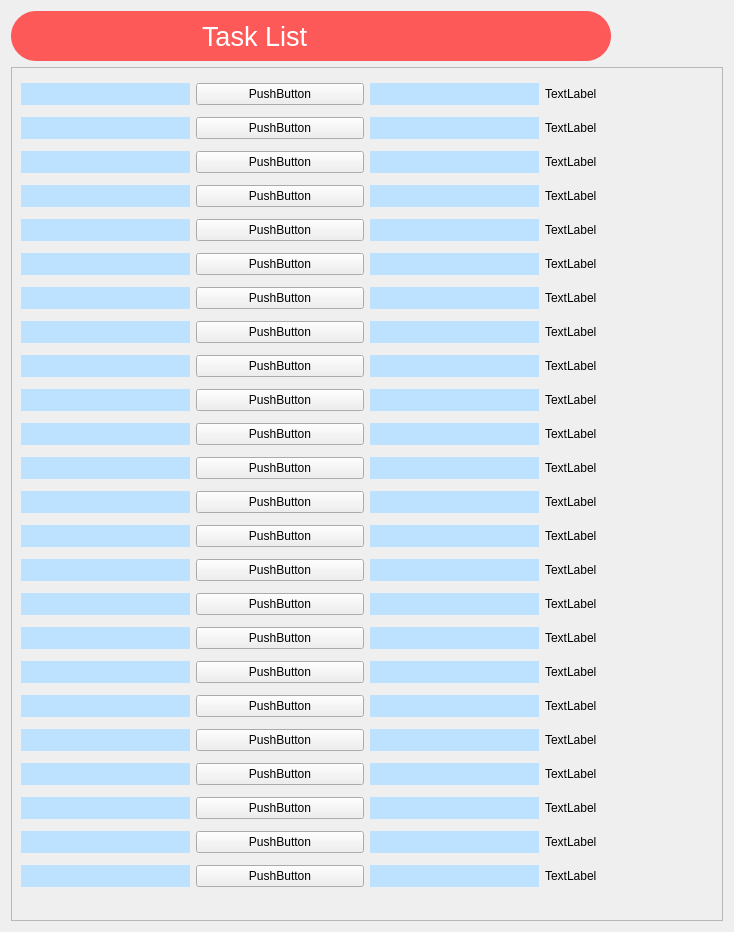
<?xml version="1.0" encoding="UTF-8"?>
<ui version="4.0">
 <class>Form</class>
 <widget class="QWidget" name="Form">
  <property name="geometry">
   <rect>
    <x>0</x>
    <y>0</y>
    <width>734</width>
    <height>932</height>
   </rect>
  </property>
  <property name="minimumSize">
   <size>
    <width>700</width>
    <height>0</height>
   </size>
  </property>
  <property name="maximumSize">
   <size>
    <width>1240</width>
    <height>16777215</height>
   </size>
  </property>
  <property name="windowTitle">
   <string>Form</string>
  </property>
  <layout class="QGridLayout" name="gridLayout">
   <item row="0" column="0">
    <layout class="QGridLayout" name="gridLayout_2">
     <item row="1" column="2">
      <layout class="QGridLayout" name="gridLayout_3">
       <item row="0" column="0">
        <widget class="QScrollArea" name="scrollArea">
         <property name="widgetResizable">
          <bool>true</bool>
         </property>
         <widget class="QWidget" name="scrollAreaWidgetContents">
          <property name="geometry">
           <rect>
            <x>0</x>
            <y>0</y>
            <width>685</width>
            <height>855</height>
           </rect>
          </property>
          <layout class="QGridLayout" name="gridLayout_4">
           <item row="7" column="0">
            <widget class="QWidget" name="widget_19" native="true">
             <property name="styleSheet">
              <string notr="true">background-color: rgb(188, 226, 255);</string>
             </property>
            </widget>
           </item>
           <item row="6" column="0">
            <widget class="QWidget" name="widget_18" native="true">
             <property name="styleSheet">
              <string notr="true">background-color: rgb(188, 226, 255);</string>
             </property>
            </widget>
           </item>
           <item row="10" column="0">
            <widget class="QWidget" name="widget_22" native="true">
             <property name="styleSheet">
              <string notr="true">background-color: rgb(188, 226, 255);</string>
             </property>
            </widget>
           </item>
           <item row="11" column="0">
            <widget class="QWidget" name="widget_23" native="true">
             <property name="styleSheet">
              <string notr="true">background-color: rgb(188, 226, 255);</string>
             </property>
            </widget>
           </item>
           <item row="9" column="0">
            <widget class="QWidget" name="widget_21" native="true">
             <property name="styleSheet">
              <string notr="true">background-color: rgb(188, 226, 255);</string>
             </property>
            </widget>
           </item>
           <item row="8" column="0">
            <widget class="QWidget" name="widget_20" native="true">
             <property name="styleSheet">
              <string notr="true">background-color: rgb(188, 226, 255);</string>
             </property>
            </widget>
           </item>
           <item row="12" column="0">
            <widget class="QWidget" name="widget_24" native="true">
             <property name="styleSheet">
              <string notr="true">background-color: rgb(188, 226, 255);</string>
             </property>
            </widget>
           </item>
           <item row="0" column="2">
            <widget class="QWidget" name="widget" native="true">
             <property name="styleSheet">
              <string notr="true">background-color: rgb(188, 226, 255);</string>
             </property>
            </widget>
           </item>
           <item row="0" column="0">
            <widget class="QWidget" name="widget_2" native="true">
             <property name="styleSheet">
              <string notr="true">background-color: rgb(188, 226, 255);</string>
             </property>
            </widget>
           </item>
           <item row="6" column="3">
            <widget class="QLabel" name="label_8">
             <property name="text">
              <string>TextLabel</string>
             </property>
            </widget>
           </item>
           <item row="8" column="3">
            <widget class="QLabel" name="label_10">
             <property name="text">
              <string>TextLabel</string>
             </property>
            </widget>
           </item>
           <item row="7" column="3">
            <widget class="QLabel" name="label_9">
             <property name="text">
              <string>TextLabel</string>
             </property>
            </widget>
           </item>
           <item row="5" column="1">
            <widget class="QPushButton" name="pushButton_8">
             <property name="text">
              <string>PushButton</string>
             </property>
            </widget>
           </item>
           <item row="11" column="3">
            <widget class="QLabel" name="label_13">
             <property name="text">
              <string>TextLabel</string>
             </property>
            </widget>
           </item>
           <item row="9" column="3">
            <widget class="QLabel" name="label_11">
             <property name="text">
              <string>TextLabel</string>
             </property>
            </widget>
           </item>
           <item row="10" column="3">
            <widget class="QLabel" name="label_12">
             <property name="text">
              <string>TextLabel</string>
             </property>
            </widget>
           </item>
           <item row="5" column="3">
            <widget class="QLabel" name="label_7">
             <property name="text">
              <string>TextLabel</string>
             </property>
            </widget>
           </item>
           <item row="12" column="3">
            <widget class="QLabel" name="label_14">
             <property name="text">
              <string>TextLabel</string>
             </property>
            </widget>
           </item>
           <item row="0" column="3">
            <widget class="QLabel" name="label">
             <property name="text">
              <string>TextLabel</string>
             </property>
            </widget>
           </item>
           <item row="0" column="1">
            <widget class="QPushButton" name="pushButton">
             <property name="text">
              <string>PushButton</string>
             </property>
            </widget>
           </item>
           <item row="3" column="3">
            <widget class="QLabel" name="label_2">
             <property name="text">
              <string>TextLabel</string>
             </property>
            </widget>
           </item>
           <item row="1" column="3">
            <widget class="QLabel" name="label_5">
             <property name="text">
              <string>TextLabel</string>
             </property>
            </widget>
           </item>
           <item row="1" column="1">
            <widget class="QPushButton" name="pushButton_3">
             <property name="text">
              <string>PushButton</string>
             </property>
            </widget>
           </item>
           <item row="4" column="3">
            <widget class="QLabel" name="label_6">
             <property name="text">
              <string>TextLabel</string>
             </property>
            </widget>
           </item>
           <item row="4" column="1">
            <widget class="QPushButton" name="pushButton_2">
             <property name="text">
              <string>PushButton</string>
             </property>
            </widget>
           </item>
           <item row="3" column="1">
            <widget class="QPushButton" name="pushButton_7">
             <property name="text">
              <string>PushButton</string>
             </property>
            </widget>
           </item>
           <item row="11" column="2">
            <widget class="QWidget" name="widget_47" native="true">
             <property name="styleSheet">
              <string notr="true">background-color: rgb(188, 226, 255);</string>
             </property>
            </widget>
           </item>
           <item row="15" column="0">
            <widget class="QWidget" name="widget_64" native="true">
             <property name="styleSheet">
              <string notr="true">background-color: rgb(188, 226, 255);</string>
             </property>
            </widget>
           </item>
           <item row="6" column="2">
            <widget class="QWidget" name="widget_42" native="true">
             <property name="styleSheet">
              <string notr="true">background-color: rgb(188, 226, 255);</string>
             </property>
            </widget>
           </item>
           <item row="22" column="2">
            <widget class="QWidget" name="widget_59" native="true">
             <property name="styleSheet">
              <string notr="true">background-color: rgb(188, 226, 255);</string>
             </property>
            </widget>
           </item>
           <item row="7" column="2">
            <widget class="QWidget" name="widget_43" native="true">
             <property name="styleSheet">
              <string notr="true">background-color: rgb(188, 226, 255);</string>
             </property>
            </widget>
           </item>
           <item row="14" column="0">
            <widget class="QWidget" name="widget_63" native="true">
             <property name="styleSheet">
              <string notr="true">background-color: rgb(188, 226, 255);</string>
             </property>
            </widget>
           </item>
           <item row="8" column="2">
            <widget class="QWidget" name="widget_44" native="true">
             <property name="styleSheet">
              <string notr="true">background-color: rgb(188, 226, 255);</string>
             </property>
            </widget>
           </item>
           <item row="9" column="2">
            <widget class="QWidget" name="widget_45" native="true">
             <property name="styleSheet">
              <string notr="true">background-color: rgb(188, 226, 255);</string>
             </property>
            </widget>
           </item>
           <item row="10" column="2">
            <widget class="QWidget" name="widget_46" native="true">
             <property name="styleSheet">
              <string notr="true">background-color: rgb(188, 226, 255);</string>
             </property>
            </widget>
           </item>
           <item row="12" column="2">
            <widget class="QWidget" name="widget_48" native="true">
             <property name="styleSheet">
              <string notr="true">background-color: rgb(188, 226, 255);</string>
             </property>
            </widget>
           </item>
           <item row="24" column="2">
            <widget class="QWidget" name="widget_61" native="true">
             <property name="styleSheet">
              <string notr="true">background-color: rgb(188, 226, 255);</string>
             </property>
            </widget>
           </item>
           <item row="13" column="0">
            <widget class="QWidget" name="widget_62" native="true">
             <property name="styleSheet">
              <string notr="true">background-color: rgb(188, 226, 255);</string>
             </property>
            </widget>
           </item>
           <item row="23" column="2">
            <widget class="QWidget" name="widget_60" native="true">
             <property name="styleSheet">
              <string notr="true">background-color: rgb(188, 226, 255);</string>
             </property>
            </widget>
           </item>
           <item row="16" column="0">
            <widget class="QWidget" name="widget_65" native="true">
             <property name="styleSheet">
              <string notr="true">background-color: rgb(188, 226, 255);</string>
             </property>
            </widget>
           </item>
           <item row="20" column="0">
            <widget class="QWidget" name="widget_49" native="true">
             <property name="styleSheet">
              <string notr="true">background-color: rgb(188, 226, 255);</string>
             </property>
            </widget>
           </item>
           <item row="3" column="0">
            <widget class="QWidget" name="widget_6" native="true">
             <property name="styleSheet">
              <string notr="true">background-color: rgb(188, 226, 255);</string>
             </property>
            </widget>
           </item>
           <item row="1" column="0">
            <widget class="QWidget" name="widget_5" native="true">
             <property name="styleSheet">
              <string notr="true">background-color: rgb(188, 226, 255);</string>
             </property>
            </widget>
           </item>
           <item row="3" column="2">
            <widget class="QWidget" name="widget_4" native="true">
             <property name="styleSheet">
              <string notr="true">background-color: rgb(188, 226, 255);</string>
             </property>
            </widget>
           </item>
           <item row="5" column="0">
            <widget class="QWidget" name="widget_3" native="true">
             <property name="styleSheet">
              <string notr="true">background-color: rgb(188, 226, 255);</string>
             </property>
            </widget>
           </item>
           <item row="1" column="2">
            <widget class="QWidget" name="widget_7" native="true">
             <property name="styleSheet">
              <string notr="true">background-color: rgb(188, 226, 255);</string>
             </property>
            </widget>
           </item>
           <item row="4" column="0">
            <widget class="QWidget" name="widget_15" native="true">
             <property name="styleSheet">
              <string notr="true">background-color: rgb(188, 226, 255);</string>
             </property>
            </widget>
           </item>
           <item row="4" column="2">
            <widget class="QWidget" name="widget_16" native="true">
             <property name="styleSheet">
              <string notr="true">background-color: rgb(188, 226, 255);</string>
             </property>
            </widget>
           </item>
           <item row="5" column="2">
            <widget class="QWidget" name="widget_17" native="true">
             <property name="styleSheet">
              <string notr="true">background-color: rgb(188, 226, 255);</string>
             </property>
            </widget>
           </item>
           <item row="15" column="2">
            <widget class="QWidget" name="widget_52" native="true">
             <property name="styleSheet">
              <string notr="true">background-color: rgb(188, 226, 255);</string>
             </property>
            </widget>
           </item>
           <item row="16" column="2">
            <widget class="QWidget" name="widget_53" native="true">
             <property name="styleSheet">
              <string notr="true">background-color: rgb(188, 226, 255);</string>
             </property>
            </widget>
           </item>
           <item row="17" column="2">
            <widget class="QWidget" name="widget_54" native="true">
             <property name="styleSheet">
              <string notr="true">background-color: rgb(188, 226, 255);</string>
             </property>
            </widget>
           </item>
           <item row="13" column="2">
            <widget class="QWidget" name="widget_50" native="true">
             <property name="styleSheet">
              <string notr="true">background-color: rgb(188, 226, 255);</string>
             </property>
            </widget>
           </item>
           <item row="18" column="2">
            <widget class="QWidget" name="widget_55" native="true">
             <property name="styleSheet">
              <string notr="true">background-color: rgb(188, 226, 255);</string>
             </property>
            </widget>
           </item>
           <item row="14" column="2">
            <widget class="QWidget" name="widget_51" native="true">
             <property name="styleSheet">
              <string notr="true">background-color: rgb(188, 226, 255);</string>
             </property>
            </widget>
           </item>
           <item row="19" column="2">
            <widget class="QWidget" name="widget_56" native="true">
             <property name="styleSheet">
              <string notr="true">background-color: rgb(188, 226, 255);</string>
             </property>
            </widget>
           </item>
           <item row="21" column="2">
            <widget class="QWidget" name="widget_58" native="true">
             <property name="styleSheet">
              <string notr="true">background-color: rgb(188, 226, 255);</string>
             </property>
            </widget>
           </item>
           <item row="20" column="2">
            <widget class="QWidget" name="widget_57" native="true">
             <property name="styleSheet">
              <string notr="true">background-color: rgb(188, 226, 255);</string>
             </property>
            </widget>
           </item>
           <item row="16" column="1">
            <widget class="QPushButton" name="pushButton_25">
             <property name="text">
              <string>PushButton</string>
             </property>
            </widget>
           </item>
           <item row="15" column="1">
            <widget class="QPushButton" name="pushButton_24">
             <property name="text">
              <string>PushButton</string>
             </property>
            </widget>
           </item>
           <item row="17" column="1">
            <widget class="QPushButton" name="pushButton_26">
             <property name="text">
              <string>PushButton</string>
             </property>
            </widget>
           </item>
           <item row="21" column="1">
            <widget class="QPushButton" name="pushButton_30">
             <property name="text">
              <string>PushButton</string>
             </property>
            </widget>
           </item>
           <item row="18" column="1">
            <widget class="QPushButton" name="pushButton_27">
             <property name="text">
              <string>PushButton</string>
             </property>
            </widget>
           </item>
           <item row="20" column="1">
            <widget class="QPushButton" name="pushButton_29">
             <property name="text">
              <string>PushButton</string>
             </property>
            </widget>
           </item>
           <item row="19" column="1">
            <widget class="QPushButton" name="pushButton_28">
             <property name="text">
              <string>PushButton</string>
             </property>
            </widget>
           </item>
           <item row="23" column="1">
            <widget class="QPushButton" name="pushButton_34">
             <property name="text">
              <string>PushButton</string>
             </property>
            </widget>
           </item>
           <item row="22" column="1">
            <widget class="QPushButton" name="pushButton_35">
             <property name="text">
              <string>PushButton</string>
             </property>
            </widget>
           </item>
           <item row="24" column="1">
            <widget class="QPushButton" name="pushButton_33">
             <property name="text">
              <string>PushButton</string>
             </property>
            </widget>
           </item>
           <item row="6" column="1">
            <widget class="QPushButton" name="pushButton_9">
             <property name="text">
              <string>PushButton</string>
             </property>
            </widget>
           </item>
           <item row="10" column="1">
            <widget class="QPushButton" name="pushButton_19">
             <property name="text">
              <string>PushButton</string>
             </property>
            </widget>
           </item>
           <item row="8" column="1">
            <widget class="QPushButton" name="pushButton_17">
             <property name="text">
              <string>PushButton</string>
             </property>
            </widget>
           </item>
           <item row="9" column="1">
            <widget class="QPushButton" name="pushButton_18">
             <property name="text">
              <string>PushButton</string>
             </property>
            </widget>
           </item>
           <item row="7" column="1">
            <widget class="QPushButton" name="pushButton_16">
             <property name="text">
              <string>PushButton</string>
             </property>
            </widget>
           </item>
           <item row="11" column="1">
            <widget class="QPushButton" name="pushButton_20">
             <property name="text">
              <string>PushButton</string>
             </property>
            </widget>
           </item>
           <item row="12" column="1">
            <widget class="QPushButton" name="pushButton_21">
             <property name="text">
              <string>PushButton</string>
             </property>
            </widget>
           </item>
           <item row="15" column="3">
            <widget class="QLabel" name="label_29">
             <property name="text">
              <string>TextLabel</string>
             </property>
            </widget>
           </item>
           <item row="19" column="3">
            <widget class="QLabel" name="label_33">
             <property name="text">
              <string>TextLabel</string>
             </property>
            </widget>
           </item>
           <item row="20" column="3">
            <widget class="QLabel" name="label_34">
             <property name="text">
              <string>TextLabel</string>
             </property>
            </widget>
           </item>
           <item row="16" column="3">
            <widget class="QLabel" name="label_30">
             <property name="text">
              <string>TextLabel</string>
             </property>
            </widget>
           </item>
           <item row="17" column="3">
            <widget class="QLabel" name="label_31">
             <property name="text">
              <string>TextLabel</string>
             </property>
            </widget>
           </item>
           <item row="18" column="3">
            <widget class="QLabel" name="label_32">
             <property name="text">
              <string>TextLabel</string>
             </property>
            </widget>
           </item>
           <item row="23" column="3">
            <widget class="QLabel" name="label_37">
             <property name="text">
              <string>TextLabel</string>
             </property>
            </widget>
           </item>
           <item row="21" column="3">
            <widget class="QLabel" name="label_35">
             <property name="text">
              <string>TextLabel</string>
             </property>
            </widget>
           </item>
           <item row="24" column="3">
            <widget class="QLabel" name="label_38">
             <property name="text">
              <string>TextLabel</string>
             </property>
            </widget>
           </item>
           <item row="22" column="3">
            <widget class="QLabel" name="label_36">
             <property name="text">
              <string>TextLabel</string>
             </property>
            </widget>
           </item>
           <item row="14" column="3">
            <widget class="QLabel" name="label_28">
             <property name="text">
              <string>TextLabel</string>
             </property>
            </widget>
           </item>
           <item row="13" column="3">
            <widget class="QLabel" name="label_27">
             <property name="text">
              <string>TextLabel</string>
             </property>
            </widget>
           </item>
           <item row="13" column="1">
            <widget class="QPushButton" name="pushButton_22">
             <property name="text">
              <string>PushButton</string>
             </property>
            </widget>
           </item>
           <item row="14" column="1">
            <widget class="QPushButton" name="pushButton_23">
             <property name="text">
              <string>PushButton</string>
             </property>
            </widget>
           </item>
           <item row="17" column="0">
            <widget class="QWidget" name="widget_66" native="true">
             <property name="styleSheet">
              <string notr="true">background-color: rgb(188, 226, 255);</string>
             </property>
            </widget>
           </item>
           <item row="18" column="0">
            <widget class="QWidget" name="widget_67" native="true">
             <property name="styleSheet">
              <string notr="true">background-color: rgb(188, 226, 255);</string>
             </property>
            </widget>
           </item>
           <item row="19" column="0">
            <widget class="QWidget" name="widget_68" native="true">
             <property name="styleSheet">
              <string notr="true">background-color: rgb(188, 226, 255);</string>
             </property>
            </widget>
           </item>
           <item row="21" column="0">
            <widget class="QWidget" name="widget_69" native="true">
             <property name="styleSheet">
              <string notr="true">background-color: rgb(188, 226, 255);</string>
             </property>
            </widget>
           </item>
           <item row="22" column="0">
            <widget class="QWidget" name="widget_70" native="true">
             <property name="styleSheet">
              <string notr="true">background-color: rgb(188, 226, 255);</string>
             </property>
            </widget>
           </item>
           <item row="23" column="0">
            <widget class="QWidget" name="widget_71" native="true">
             <property name="styleSheet">
              <string notr="true">background-color: rgb(188, 226, 255);</string>
             </property>
            </widget>
           </item>
           <item row="24" column="0">
            <widget class="QWidget" name="widget_72" native="true">
             <property name="styleSheet">
              <string notr="true">background-color: rgb(188, 226, 255);</string>
             </property>
            </widget>
           </item>
          </layout>
         </widget>
        </widget>
       </item>
      </layout>
     </item>
     <item row="0" column="2">
      <widget class="QWidget" name="addTasks" native="true">
       <property name="minimumSize">
        <size>
         <width>300</width>
         <height>50</height>
        </size>
       </property>
       <property name="maximumSize">
        <size>
         <width>600</width>
         <height>80</height>
        </size>
       </property>
       <property name="layoutDirection">
        <enum>Qt::LeftToRight</enum>
       </property>
       <property name="styleSheet">
        <string notr="true">background-color:rgb(253, 89, 89);
border-radius: 25%;</string>
       </property>
       <layout class="QHBoxLayout" name="horizontalLayout_2">
        <property name="rightMargin">
         <number>11</number>
        </property>
        <item>
         <widget class="QLabel" name="taskListLabel">
          <property name="font">
           <font>
            <pointsize>20</pointsize>
           </font>
          </property>
          <property name="styleSheet">
           <string notr="true">color: white;</string>
          </property>
          <property name="text">
           <string>Task List</string>
          </property>
          <property name="alignment">
           <set>Qt::AlignRight|Qt::AlignTrailing|Qt::AlignVCenter</set>
          </property>
         </widget>
        </item>
        <item>
         <widget class="QPushButton" name="taskListIcon">
          <property name="sizePolicy">
           <sizepolicy hsizetype="Preferred" vsizetype="Preferred">
            <horstretch>0</horstretch>
            <verstretch>0</verstretch>
           </sizepolicy>
          </property>
          <property name="layoutDirection">
           <enum>Qt::LeftToRight</enum>
          </property>
          <property name="text">
           <string/>
          </property>
          <property name="icon">
           <iconset>
            <normaloff>user/gear.png</normaloff>user/gear.png</iconset>
          </property>
          <property name="iconSize">
           <size>
            <width>50</width>
            <height>50</height>
           </size>
          </property>
         </widget>
        </item>
       </layout>
      </widget>
     </item>
    </layout>
   </item>
  </layout>
 </widget>
 <resources/>
 <connections/>
</ui>
